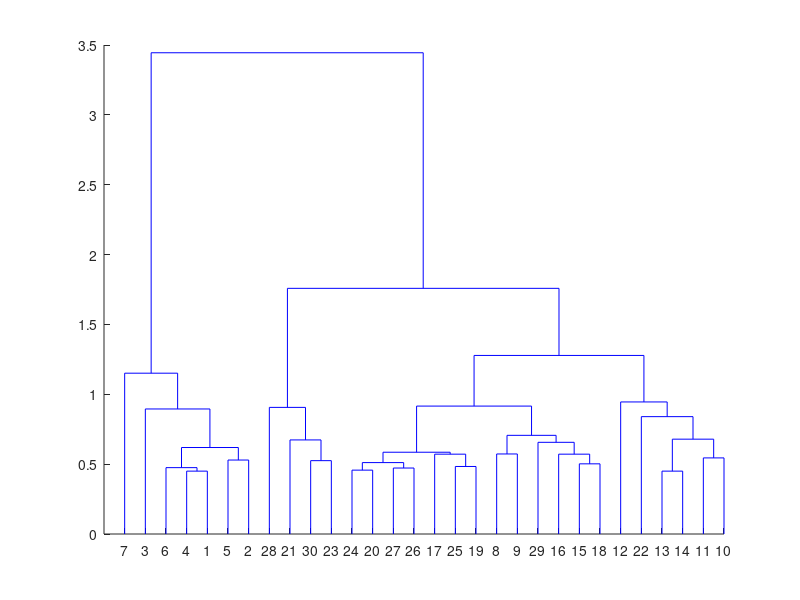

This chart was generated by the following MATLAB code:
load fisheriris
Z = linkage(meas,'average','chebychev');
c = cluster(Z,'maxclust',3);
cutoff = median([Z(end-2,3) Z(end-1,3)]);
dendrogram(Z,'ColorThreshold',cutoff);